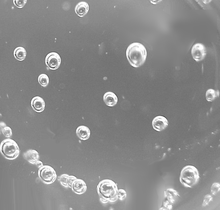
%> input picture images/bubbles.tif, 220 x 210 px, shrunk from 714 x 682 before the run
$ octave 'Lab1E1 (1).m'   (GNU Octave 9; MATLAB toolbox functions it lacks are replaced by stand-ins)
%> lines starting %> are read from the running program, lines starting %| are printed output that depends on the picture
### Assignment1/Assignment1/IPlaplacian.m
%This file is used to implement IPlaplacian

function res = IPlaplacian(imName, K, delta)
%> called with imName = 'bubbles.tif', K = 1, delta = 1


mask = zeros(3);

for i = -1:1
    for j = -1:1
        mask(i+2, j+2) = K * power(exp(1), -((power(i,2) + power(j, 2)) / (2 * power(delta,2))));
    end
end

disp(mask / sum(mask(:)));
FinalMask = mask / sum(mask(:));

res = IPfilter(imName, FinalMask);

end

### Assignment1/Assignment1/IPfilter.m
%This is the implementation of UPFilter

function res = IPfilter(imName, mask)
%> called with imName = 'bubbles.tif'

maskSize = size(mask);
if maskSize(1) ~= 3 || maskSize(2) ~=3
    error('鷖e a 3 * 3 mask please!')
    res = 0;
end

originalImage = imread(imName);
%> originalImage is the input picture: size 210x220 uint8; min 74, max 255, mean 138.6

%Using the original size to generete paddings
originalSize = size( originalImage);
%> originalSize = [210 220]
leftPadding = zeros(originalSize(1), 1);
rightPadding = zeros(originalSize(1), 1);
topPadding = zeros(1,originalSize(2)+2);
bottomPadding = zeros(1,originalSize(2)+2);

%Adding paddings
paddedImage = cat(2, leftPadding, originalImage);
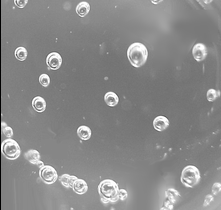
%> paddedImage: size 210x221 uint8; min 0, max 255, mean 137.9
paddedImage = cat(2, paddedImage, rightPadding);
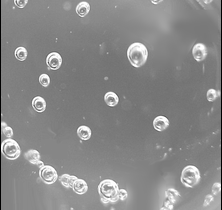
%> paddedImage: size 210x222 uint8; min 0, max 255, mean 137.3
paddedImage = cat(1, topPadding, paddedImage);
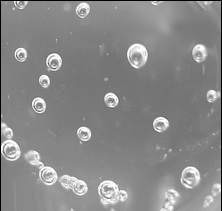
%> paddedImage: size 211x222 uint8; min 0, max 255, mean 136.7
paddedImage = cat(1, paddedImage, bottomPadding);
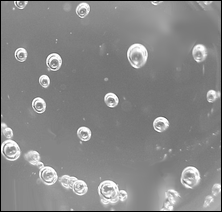
%> paddedImage: size 212x222 uint8; min 0, max 255, mean 136


toFilter = imread(imName);

for i = 2: originalSize(1) + 1
    for j = 2:originalSize(2) + 1
        gFinal = 0;
        %adding the pixels neibors to the pixel with weights
        for a = 1:3
            for b = 1:3
                gFinal = gFinal + paddedImage(i + (a - 2), j + (b - 2)) * mask(a, b);
            end
        end
        toFilter(i-1, j-1) = gFinal;
    end
end
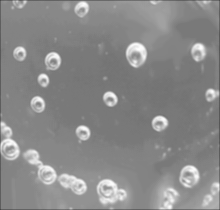
%> toFilter: size 210x220 uint8; min 68, max 255, mean 137.8

imwrite(toFilter, 'filtered.tif');%write to local
res= toFilter;

end

### Assignment1/Assignment1/Lab1E1 (1).m
% [10 lines of commented-out code are left out]
IPlaplacian('bubbles.tif', 1, 1);

$ run again, with images/cktboard.tif copied over images/bubbles.tif
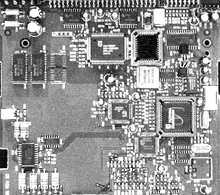
%> input picture images/cktboard.tif, 220 x 195 px, shrunk from 671 x 594 before the run
%> in IPfilter, originalImage is the input picture: size 195x220 uint8; min 0, max 255, mean 145.7
%> in IPfilter, `paddedImage = cat(1, paddedImage, bottomPadding);`:
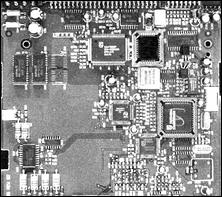
%> paddedImage: size 197x222 uint8; min 0, max 255, mean 143
%> after the loop in IPfilter, `for i = 2: originalSize(1) + 1`:
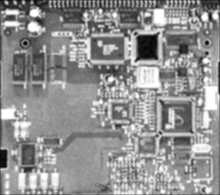
%> toFilter: size 195x220 uint8; min 3, max 255, mean 145
